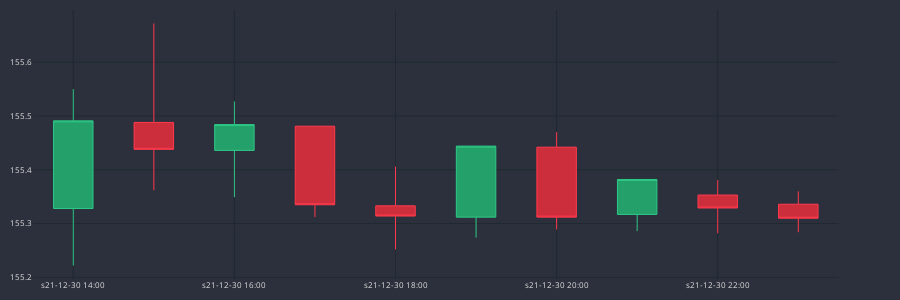

Notebook code cell kept with this figure:
### Code cell
dfp = df_an.iloc[-10:]
cp = CandlePlot(dfp)
cp.show_plot(line_traces=[], height=300)

### Figure 1 — Plotly figure (JSON) as saved in the notebook; plotly's stock layout.template omitted (floating-point values rounded to 4 significant figures)
{"data": [{"close": [155.5, 155.4, 155.5, 155.3, 155.3, 155.4, 155.3, 155.4, 155.3, 155.3], "decreasing": {"fillcolor": "#CC2E3C", "line": {"color": "#FF3A4C"}}, "high": [155.6, 155.7, 155.5, 155.5, 155.4, 155.4, 155.5, 155.4, 155.4, 155.4], "increasing": {"fillcolor": "#24A06B", "line": {"color": "#2EC886"}}, "line": {"width": 1}, "low": [155.2, 155.4, 155.3, 155.3, 155.3, 155.3, 155.3, 155.3, 155.3, 155.3], "opacity": 1, "open": [155.3, 155.5, 155.4, 155.5, 155.3, 155.3, 155.4, 155.3, 155.4, 155.3], "type": "candlestick", "x": ["s21-12-30 14:00", "s21-12-30 15:00", "s21-12-30 16:00", "s21-12-30 17:00", "s21-12-30 18:00", "s21-12-30 19:00", "s21-12-30 20:00", "s21-12-30 21:00", "s21-12-30 22:00", "s21-12-30 23:00"]}], "layout": {"font": {"color": "#e1e1e1", "size": 8}, "height": 300, "margin": {"b": 10, "l": 10, "r": 10, "t": 10}, "paper_bgcolor": "#2c303c", "plot_bgcolor": "#2c303c", "width": 900, "xaxis": {"anchor": "y", "autorange": true, "domain": [0, 0.94], "gridcolor": "#1f292f", "nticks": 5, "range": [-0.5, 9.5], "rangeslider": {"visible": false, "yaxis": {}}, "type": "category"}, "yaxis": {"anchor": "x", "autorange": true, "domain": [0, 1], "gridcolor": "#1f292f", "range": [155.2, 155.7]}, "yaxis2": {"anchor": "x", "gridcolor": "#1f292f", "overlaying": "y", "side": "right"}}}
